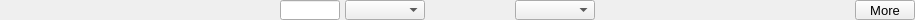
    <widget class="PyDMFrame" name="composite_5">
      <property name="geometry">
        <rect>
          <x>10</x>
          <y>95</y>
          <width>915</width>
          <height>20</height>
        </rect>
      </property>
      <widget class="PyDMLabel" name="text_update_162">
        <property name="geometry">
          <rect>
            <x>0</x>
            <y>1</y>
            <width>110</width>
            <height>18</height>
          </rect>
        </property>
        <property name="toolTip">
          <string>PV: ${P}Pva1:PortName_RBV</string>
        </property>
        <property name="channel" stdset="0">
          <string>ca://${P}Pva1:PortName_RBV</string>
        </property>
        <property name="displayFormat" stdset="0">
          <enum>PyDMLabel::String</enum>
        </property>
        <property name="font" stdset="0">
          <font>
            <pointsize>10</pointsize>
          </font>
        </property>
        <property name="alignment">
          <set>Qt::AlignCenter</set>
        </property>
        <property name="textInteractionFlags">
          <set>Qt::TextSelectableByKeyboard|Qt::TextSelectableByMouse</set>
        </property>
        <property name="styleSheet">
          <string notr="true">PyDMLabel#text_update_162 {
  color: rgb(10, 0, 184);
  background-color: rgb(187, 187, 187);
  }</string>
        </property>
      </widget>
      <widget class="PyDMLabel" name="text_update_163">
        <property name="geometry">
          <rect>
            <x>115</x>
            <y>1</y>
            <width>160</width>
            <height>18</height>
          </rect>
        </property>
        <property name="toolTip">
          <string>PV: ${P}Pva1:PluginType_RBV</string>
        </property>
        <property name="channel" stdset="0">
          <string>ca://${P}Pva1:PluginType_RBV</string>
        </property>
        <property name="displayFormat" stdset="0">
          <enum>PyDMLabel::String</enum>
        </property>
        <property name="font" stdset="0">
          <font>
            <pointsize>10</pointsize>
          </font>
        </property>
        <property name="alignment">
          <set>Qt::AlignCenter</set>
        </property>
        <property name="textInteractionFlags">
          <set>Qt::TextSelectableByKeyboard|Qt::TextSelectableByMouse</set>
        </property>
        <property name="styleSheet">
          <string notr="true">PyDMLabel#text_update_163 {
  color: rgb(10, 0, 184);
  background-color: rgb(187, 187, 187);
  }</string>
        </property>
      </widget>
      <widget class="PyDMLineEdit" name="text_entry_27">
        <property name="geometry">
          <rect>
            <x>280</x>
            <y>0</y>
            <width>60</width>
            <height>20</height>
          </rect>
        </property>
        <property name="channel" stdset="0">
          <string>ca://${P}Pva1:NDArrayPort</string>
        </property>
        <property name="toolTip">
          <string>${P}Pva1:NDArrayPort</string>
        </property>
        <property name="font" stdset="0">
          <font>
            <pointsize>10</pointsize>
          </font>
        </property>
        <property name="styleSheet">
          <string notr="true">PyDMLineEdit#text_entry_27 {
  color: rgb(0, 0, 0);
  background-color: rgb(115, 223, 255);
  border: 1px solid black;
  margin: 0px;
  padding: 0px;
  spacing: 0px;
  }</string>
        </property>
      </widget>
      <widget class="PyDMEnumComboBox" name="menu_54">
        <property name="geometry">
          <rect>
            <x>345</x>
            <y>0</y>
            <width>80</width>
            <height>20</height>
          </rect>
        </property>
        <property name="toolTip">
          <string>${P}Pva1:EnableCallbacks</string>
        </property>
        <property name="channel" stdset="0">
          <string>ca://${P}Pva1:EnableCallbacks</string>
        </property>
        <property name="font" stdset="0">
          <font>
            <pointsize>10</pointsize>
          </font>
        </property>
        <property name="styleSheet">
          <string notr="true">PyDMEnumComboBox#menu_54 {
  color: rgb(0, 0, 0);
  background-color: rgb(115, 223, 255);
  }</string>
        </property>
      </widget>
      <widget class="PyDMLabel" name="text_update_164">
        <property name="geometry">
          <rect>
            <x>430</x>
            <y>1</y>
            <width>80</width>
            <height>18</height>
          </rect>
        </property>
        <property name="toolTip">
          <string>PV: ${P}Pva1:EnableCallbacks_RBV</string>
        </property>
        <property name="channel" stdset="0">
          <string>ca://${P}Pva1:EnableCallbacks_RBV</string>
        </property>
        <property name="font" stdset="0">
          <font>
            <pointsize>10</pointsize>
          </font>
        </property>
        <property name="alignment">
          <set>Qt::AlignCenter</set>
        </property>
        <property name="textInteractionFlags">
          <set>Qt::TextSelectableByKeyboard|Qt::TextSelectableByMouse</set>
        </property>
        <property name="styleSheet">
          <string notr="true">PyDMLabel#text_update_164 {
  color: rgb(10, 0, 184);
  background-color: rgb(70, 70, 70);
  }</string>
        </property>
      </widget>
      <widget class="PyDMEnumComboBox" name="menu_55">
        <property name="geometry">
          <rect>
            <x>515</x>
            <y>0</y>
            <width>80</width>
            <height>20</height>
          </rect>
        </property>
        <property name="toolTip">
          <string>${P}Pva1:BlockingCallbacks</string>
        </property>
        <property name="channel" stdset="0">
          <string>ca://${P}Pva1:BlockingCallbacks</string>
        </property>
        <property name="font" stdset="0">
          <font>
            <pointsize>10</pointsize>
          </font>
        </property>
        <property name="styleSheet">
          <string notr="true">PyDMEnumComboBox#menu_55 {
  color: rgb(0, 0, 0);
  background-color: rgb(115, 223, 255);
  }</string>
        </property>
      </widget>
      <widget class="PyDMRelatedDisplayButton" name="related_display_27">
        <property name="geometry">
          <rect>
            <x>855</x>
            <y>0</y>
            <width>60</width>
            <height>20</height>
          </rect>
        </property>
        <property name="toolTip">
          <string>More</string>
        </property>
        <property name="text">
          <string>More</string>
        </property>
        <property name="showIcon" stdset="0">
          <bool>true</bool>
        </property>
        <property name="font" stdset="0">
          <font>
            <pointsize>10</pointsize>
          </font>
        </property>
        <property name="styleSheet">
          <string notr="true">PyDMRelatedDisplayButton#related_display_27 {
  color: rgb(0, 0, 0);
  background-color: rgb(115, 223, 255);
  }</string>
        </property>
        <property name="titles" stdset="0">
          <stringlist>
            <string>Pva1:</string>
          </stringlist>
        </property>
        <property name="filenames" stdset="0">
          <stringlist>
            <string>PvaPlugin_V30.ui</string>
          </stringlist>
        </property>
        <property name="macros" stdset="0">
          <stringlist>
            <string>P=${P},R=Pva1:,EXT=null</string>
          </stringlist>
        </property>
        <property name="openInNewWindow" stdset="0">
          <bool>true</bool>
        </property>
      </widget>
      <widget class="PyDMLabel" name="text_update_165">
        <property name="geometry">
          <rect>
            <x>770</x>
            <y>1</y>
            <width>80</width>
            <height>18</height>
          </rect>
        </property>
        <property name="toolTip">
          <string>PV: ${P}Pva1:ArrayRate_RBV</string>
        </property>
        <property name="channel" stdset="0">
          <string>ca://${P}Pva1:ArrayRate_RBV</string>
        </property>
        <property name="font" stdset="0">
          <font>
            <pointsize>10</pointsize>
          </font>
        </property>
        <property name="alignment">
          <set>Qt::AlignCenter</set>
        </property>
        <property name="textInteractionFlags">
          <set>Qt::TextSelectableByKeyboard|Qt::TextSelectableByMouse</set>
        </property>
        <property name="styleSheet">
          <string notr="true">PyDMLabel#text_update_165 {
  color: rgb(10, 0, 184);
  background-color: rgb(187, 187, 187);
  }</string>
        </property>
      </widget>
      <widget class="PyDMLabel" name="text_update_166">
        <property name="geometry">
          <rect>
            <x>685</x>
            <y>1</y>
            <width>80</width>
            <height>18</height>
          </rect>
        </property>
        <property name="toolTip">
          <string>PV: ${P}Pva1:QueueFree</string>
        </property>
        <property name="channel" stdset="0">
          <string>ca://${P}Pva1:QueueFree</string>
        </property>
        <property name="font" stdset="0">
          <font>
            <pointsize>10</pointsize>
          </font>
        </property>
        <property name="alignment">
          <set>Qt::AlignCenter</set>
        </property>
        <property name="textInteractionFlags">
          <set>Qt::TextSelectableByKeyboard|Qt::TextSelectableByMouse</set>
        </property>
        <property name="styleSheet">
          <string notr="true">PyDMLabel#text_update_166 {
  color: rgb(10, 0, 184);
  background-color: rgb(70, 70, 70);
  }</string>
        </property>
      </widget>
      <widget class="PyDMLabel" name="text_update_167">
        <property name="geometry">
          <rect>
            <x>600</x>
            <y>1</y>
            <width>80</width>
            <height>18</height>
          </rect>
        </property>
        <property name="toolTip">
          <string>PV: ${P}Pva1:DroppedArrays_RBV</string>
        </property>
        <property name="channel" stdset="0">
          <string>ca://${P}Pva1:DroppedArrays_RBV</string>
        </property>
        <property name="font" stdset="0">
          <font>
            <pointsize>10</pointsize>
          </font>
        </property>
        <property name="alignment">
          <set>Qt::AlignCenter</set>
        </property>
        <property name="textInteractionFlags">
          <set>Qt::TextSelectableByKeyboard|Qt::TextSelectableByMouse</set>
        </property>
        <property name="styleSheet">
          <string notr="true">PyDMLabel#text_update_167 {
  color: rgb(10, 0, 184);
  background-color: rgb(187, 187, 187);
  }</string>
        </property>
      </widget>
    </widget>
